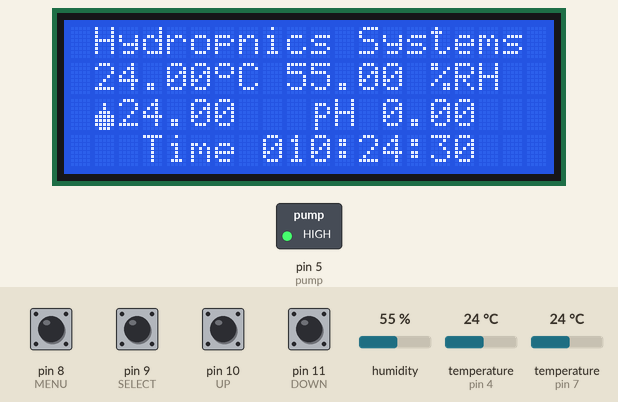
The sketch below on a simulated Arduino Uno, built with avr-gcc and run on an emulated ATmega328P. Parts: 20×4 character LCD, switched loads named in the sketch (green lamp = pin HIGH). The test bench sets the inputs (shaded band); at power-on: pin 8 (MENU), pin 9 (SELECT), pin 10 (UP), pin 11 (DOWN) HIGH, humidity 55 %, temperature (sensors on pin 4, pin 7) 24 °C. The local clock reads 2024-03-15 10:24:30 at power-on unless the sketch sets it; EEPROM starts erased.

Above: at 1.3 s.
1.4 s: pin 8 (MENU) pulled LOW for 0.5 s
At 2.7 s:
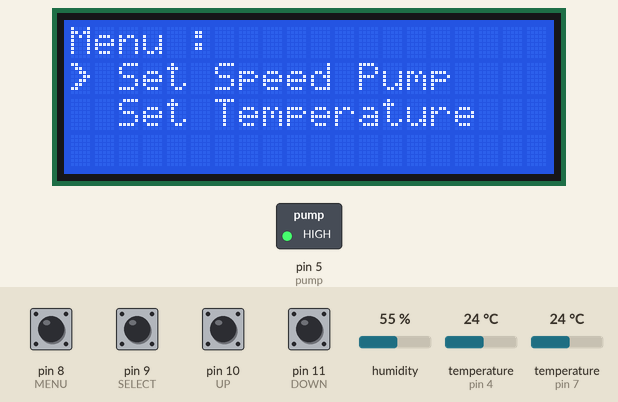
3.6 s: pin 9 (SELECT) pulled LOW for 0.5 s
At 4.6 s:
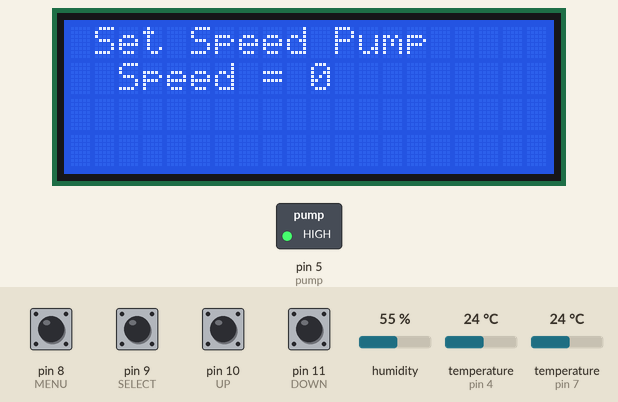
5.6 s: pin 10 (UP) pulled LOW for 0.5 s
At 6.6 s:
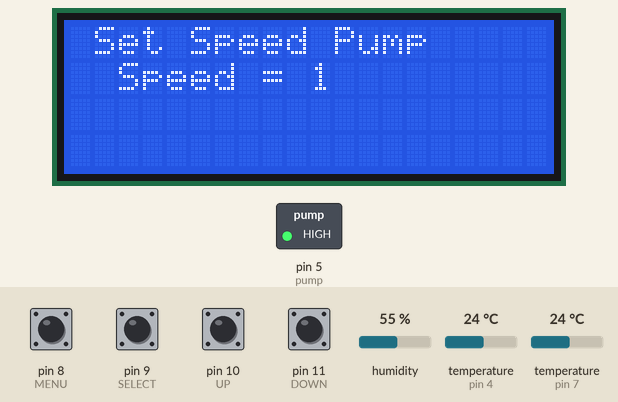
7.6 s: pin 8 (MENU) pulled LOW for 1 s
At 11.4 s:
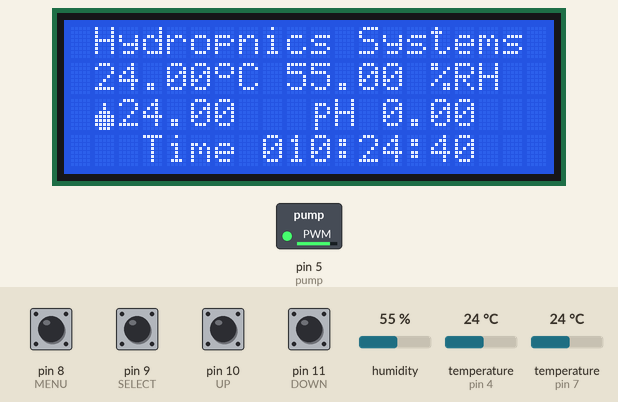
12.5 s: humidity set to 22 %
At 14.6 s:
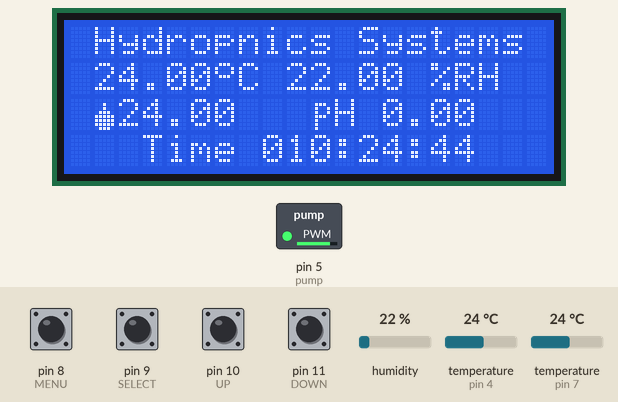
14.8 s: temperature (sensor on pin 4) set to 12 °C
At 41.2 s:
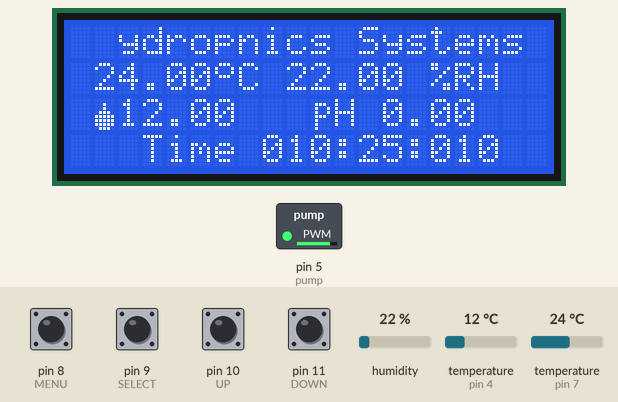
Timing chart, 0 to 42.0 s (numbered marks = the images above; inputs shaded):
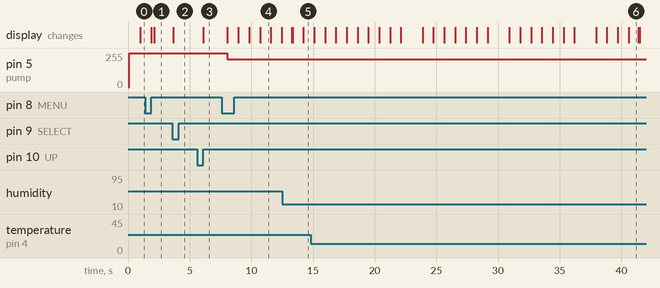

The sketch:

Hydroponics.ino
```cpp
#include <Wire.h>
#include <OneWire.h>
#include <SoftwareSerial.h>
#include <EEPROM.h>
#include <LiquidCrystal_I2C.h>
#include <DHT22.h>
#include <DallasTemperature.h>
#include "RTClib.h"

#define EEPROM_PUMP  9
// Data wire is plugged into pin 7 on the Arduino
#define DHT22_PIN 7

// Data wire is plugged into pin 4 on the Arduino
#define ONE_WIRE_BUS 4

// Data wire is plugged RX into pin 3 and TX into pin 2 on the Arduino
#define rx 2
#define tx 3

// define pin setup
#define  MENU    8
#define  SELECT  9
#define  UP      10
#define  DOWN    11

#define DEBOUNCE 200

unsigned int loop_menu = 0;
unsigned int select_menu = 1;

// Pump water pin 5
#define pump 5
int speedwater = 255;

// Setup a DHT22 instance
DHT22 myDHT22(DHT22_PIN);

// Setup a oneWire instance to communicate with any OneWire devices
OneWire oneWire(ONE_WIRE_BUS);

// Pass our oneWire reference to Dallas Temperature.
DallasTemperature sensors(&oneWire);

// LiquidCrystal I2C adress 0x27
LiquidCrystal_I2C lcd(0x27,  20,  4);

// initial
RTC_DS1307 rtc;

// initial soft serial
SoftwareSerial myserial(rx, tx);
char ph_data[20];
byte received_from_sensor=0;
float ph=0;

//  initial Variable
int i = 0;
int _year,  _month,  _day;
int _hour,  _minute,  _second;

// custom characters
byte temp[8] = {
  0b00000,
  0b00100,
  0b00100,
  0b01110,
  0b11111,
  0b11111,
  0b11111,
  0b01110
};

byte humi[8] = {
  0b00000,
  0b00000,
  0b00000,
  0b00000,
  0b00000,
  0b00000,
  0b00000,
  0b01110
};

byte water[8] = {
  0b00000,
  0b00100,
  0b00100,
  0b01110,
  0b11111,
  0b11111,
  0b11111,
  0b01110
};

byte celsius[8] = {
  0b01110,
  0b10001,
  0b10001,
  0b01110,
  0b00000,
  0b00000,
  0b00000,
  0b00000
};

byte ph_emo[8] = {
  0b00000,
  0b01110,
  0b01001,
  0b01001,
  0b01110,
  0b01000,
  0b01000,
  0b01000
};

byte turnleft[8] = {
  0b11000,
  0b01100,
  0b00110,
  0b00011,
  0b00110,
  0b01100,
  0b11000,
  0b00000
};

//byte water[8] = {
//  0b00000,
//  0b00100,
//  0b00100,
//  0b01110,
//  0b11111,
//  0b11111,
//  0b11111,
//  0b01110
//};
//
//byte water[8] = {
//  0b00000,
//  0b00100,
//  0b00100,
//  0b01110,
//  0b11111,
//  0b11111,
//  0b11111,
//  0b01110
//};

void setup(void)  {
  Serial.begin(9600);
  myserial.begin(9600);
  sensors.begin();
  Wire.begin();
  rtc.begin();
  lcd.init();
  lcd.backlight();

  pinMode(MENU, INPUT_PULLUP);
  pinMode(SELECT, INPUT_PULLUP);
  pinMode(UP, INPUT_PULLUP);
  pinMode(DOWN, INPUT_PULLUP);

  lcd.createChar(0, celsius);
  lcd.createChar(1, water);
  lcd.createChar(2, ph_emo);
  lcd.createChar(3, turnleft);
//  lcd.createChar(4, water);
//  lcd.createChar(5, water);
//  lcd.createChar(6, water);
//  lcd.createChar(7, water);

//  rtc.adjust(DateTime(__DATE__, __TIME__));
  analogWrite(pump,  255);
}

void loop(void)  {
  check_ph();
  check_dht22();
  sensors.requestTemperatures();
  check_rtc();

  display_main();

  control_pump();
  analogWrite(pump,  speedwater);

//  Serial.print(speedwater);
//  Serial.println(EEPROM.read(EEPROM_PUMP));
}
```

CONTROL_PUMP.ino
```cpp
//////////////////////////    Control Pump    //////////////////////////
void control_pump()  {
  if(loop_menu >= 2)  {
    loop_menu = 0;
  }

  if(digitalRead(MENU)  == 0)  {
    delay(DEBOUNCE);
    loop_menu ++;
    analogWrite(pump,  255);
    lcd.clear();
  }

  // loop menu set speed pump and temperature
  while(loop_menu == 1)  {
    if(digitalRead(UP)  == 0)  {  select_menu ++;  lcd.clear();  }
    if(digitalRead(DOWN)  == 0)  {  select_menu --;  lcd.clear();  }

    if(select_menu <= 0)  {  select_menu = 1;  }
    if(select_menu >= 3)  {  select_menu = 2;  }

    if(digitalRead(SELECT) == 0 && select_menu == 1 )  {  lcd.clear(); mode1();  }
    if(digitalRead(SELECT) == 0 && select_menu == 2 )  {  lcd.clear(); mode2();  }

    if(digitalRead(MENU) == 0)  {
      delay(DEBOUNCE);
      loop_menu = 0;
    }

    lcd.home();
    lcd.print("Menu :              ");

    if(select_menu == 1)  {
      lcd.setCursor(0, 1);
      lcd.write(3);
      lcd.print(" Set Speed Pump    ");

      lcd.setCursor(0, 2);
      lcd.print("  Set Temperature  ");
    }

    if(select_menu == 2)  {
      lcd.setCursor(0, 1);
      lcd.print("  Set Speed Pump  ");

      lcd.setCursor(0, 2);
      lcd.write(3);
      lcd.print(" Set Temperature  ");
    }


  }  // END loop menu

}

//  Set speed pump
void mode1()  {
  while(1)  {
    lcd.home();
    lcd.print(" Set Speed Pump");
    lcd.setCursor(0,  1);
    lcd.print("  Speed = ");
    lcd.print(map(speedwater,  255,  0,  0,  10));
    lcd.print("  ");

    if(speedwater >= 255)  {  speedwater = 255;  }
    if(speedwater <= 0)  {  speedwater = 0;  }
    if(digitalRead(UP) == 0)  { delay(DEBOUNCE);  speedwater -= 15;  }
    if(digitalRead(DOWN) == 0)  { delay(DEBOUNCE);  speedwater += 15;   }
    if(digitalRead(MENU) == 0)  { delay(DEBOUNCE);  break; }

    EEPROM.write(EEPROM_PUMP,  speedwater);
  }
}

//  Set  temperature
void mode2()  {
  while(1)  {
    lcd.home();
    lcd.print(" Set Temperature");
    if(digitalRead(MENU) == 0)  { delay(DEBOUNCE); break; }
  }
}
```

DISPLAY.ino
```cpp
//////////////////////////    Display    //////////////////////////
void display_main()  {
  lcd.home();
  lcd.print(" Hydropnics Systems ");

  lcd.setCursor(0, 1);
  lcd.print(" ");
  lcd.print(myDHT22.getTemperatureC());
  lcd.write(0);
  lcd.print("C ");
  lcd.print(myDHT22.getHumidity());
  lcd.print(" %RH  ");

  lcd.setCursor(0, 2);
  lcd.print(" ");
  lcd.write(1);
  lcd.print(sensors.getTempCByIndex(0));
  lcd.print("   ");
  lcd.write(2);
  lcd.print("H ");
  lcd.print(ph);
  lcd.print("    ");

  lcd.setCursor(0, 3);
  lcd.print("   Time ");
  if(_hour <= 10){  lcd.print("0");  }
  lcd.print(_hour);
  lcd.print(":");
  if(_minute <= 10){  lcd.print("0");  }
  lcd.print(_minute);
  lcd.print(":");
  if(_second <= 10){  lcd.print("0");  }
  lcd.print(_second);
  lcd.print("    ");

}
```

SENSOR.ino
```cpp
//////////////////////////    Check Sensor    //////////////////////////
void check_dht22()  {
  DHT22_ERROR_t errorCode;
  errorCode = myDHT22.readData();
  char buf[128];
  sprintf(buf, "Temperature %hi.%01hi C, Humidity %i.%01i %% RH",
          myDHT22.getTemperatureCInt()/10, abs(myDHT22.getTemperatureCInt()%10),
          myDHT22.getHumidityInt()/10, myDHT22.getHumidityInt()%10);
}

void check_ph()  {
  if(myserial.available() > 0)  {
    received_from_sensor=myserial.readBytesUntil(13,ph_data,20);
    ph_data[received_from_sensor] = 0;
    ph = atof(ph_data);
  }
}

void check_rtc()  {
  DateTime now = rtc.now();
  _year  =  now.year();
  _month  =  now.month();
  _day  =  now.day();
  _hour  =  now.hour();
  _minute  =  now.minute();
  _second  =  now.second();

//    Serial.print(now.year(), DEC);
//    Serial.print('/');
//    Serial.print(now.month(), DEC);
//    Serial.print('/');
//    Serial.print(now.day(), DEC);
//    Serial.print(' ');
//    Serial.print(now.hour(), DEC);
//    Serial.print(':');
//    Serial.print(now.minute(), DEC);
//    Serial.print(':');
//    Serial.print(now.second(), DEC);
//    Serial.println();
}
```

Measured:
- after the input at 1.4 s, the display: first differs from a run without the input after 0.73 s (image 1)
- after the input at 3.6 s, the display: changes after 0.08 s (image 2)
- after the input at 5.6 s, the display: changes after 0.48 s (image 3)
- after the input at 7.6 s, pin 5 (pump): 255/255 → 210/255 after 0.47 s; the display: first changes after 0.47 s (image 4 shows a later state)
- what the display in image 4 shows lasts 0.9 s, from 10.7 s to 11.6 s
- what the display in image 6 shows lasts 0.8 s, from 40.6 s to 41.4 s
